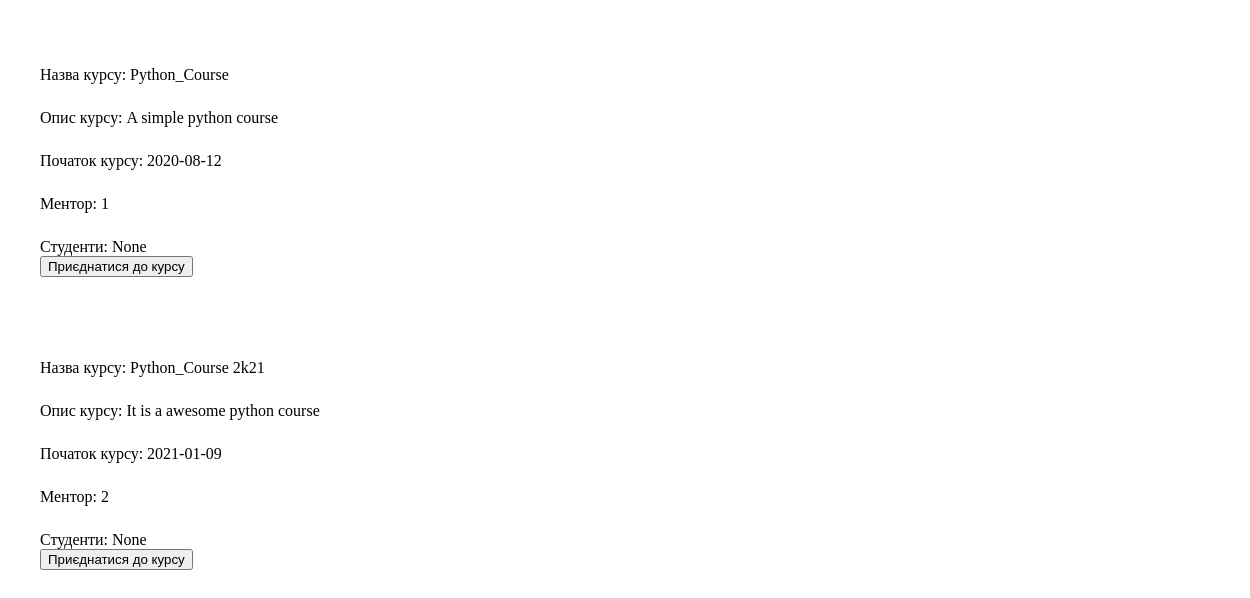
The app's page /main/course/list, older data.
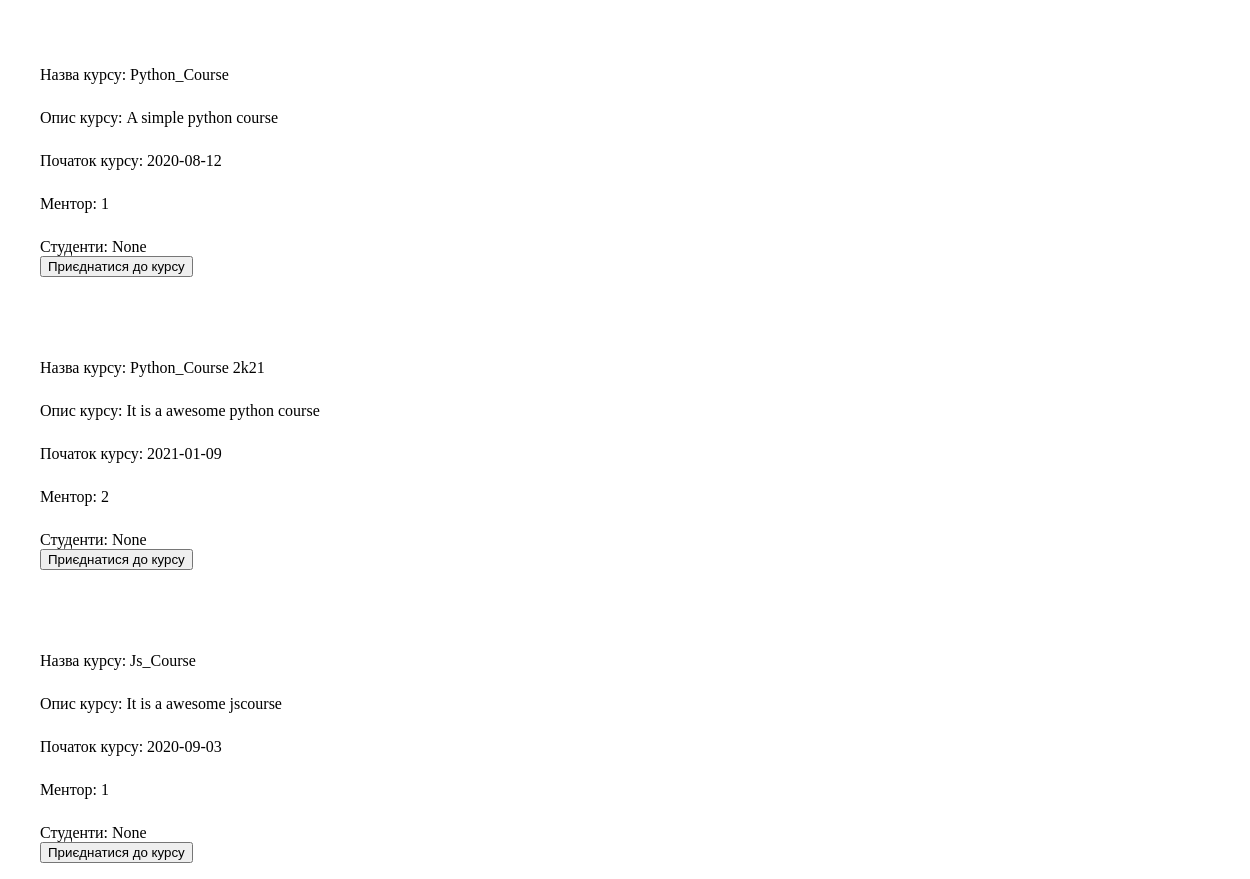
The same page, newer data.
### tables this page shows
CREATE TABLE course (
    author_id INTEGER NOT NULL,
    name TEXT NOT NULL,
    start_date DATE,
    descr TEXT NOT NULL,
    studends_id TEXT ,
    FOREIGN KEY (author_id) REFERENCES user_tab (id)
   
);

### flaskr/main.py (the view)
@bp.route('/course/list')
def course_list():
    db = get_db()
    courses = db.execute(
        'SELECT name, start_date, descr, studends_id, author_id'
        ' FROM course '
    ).fetchall()
    return render_template('course_list.html',courses=courses)

### flaskr/auth.py (called while the page is built)
@bp.before_app_request
def load_logged_in_user():
    user_id = session.get('user_id')
    if user_id is None:
        g.user = None
    else:
        g.user = get_db().execute(
            'SELECT * FROM user_tab WHERE id = ?', (user_id,)
        ).fetchone()

### flaskr/db.py (called while the page is built)
def get_db():
    if 'db' not in g:
        g.db = sqlite3.connect(
            current_app.config['DATABASE'],
            detect_types=sqlite3.PARSE_DECLTYPES
        )
        g.db.row_factory = sqlite3.Row
    return g.db

### flaskr/templates/course_list.html (shortened to what this page needs)
<!DOCTYPE html>
<html lang="en">
<head>
</head>
<body>
    {% for courses in courses %}
    <div class="courses">
        <ul>
            <li>Назва курсу: {{courses['name']}}</li>
            <li>Опис курсу: {{courses['descr']}}</li>
            <li>Початок курсу: {{courses['start_date']}}</li>
            <li>Ментор: {{courses['author_id']}}</li>
            <li>Студенти: {{courses['studends_id']}}</li>
            <form action="">
                <button>Приєднатися до курсу</button>
            </form>
        </ul>
    </div>
    {% endfor %}
</body>
</html>

### flaskr/templates/course_list.html (style rules this page uses)
.courses { display: flex; flex-direction: column; }
body { margin: 0; padding: 0; }
.courses li { padding-top: 25px; }
.courses ul { list-style: none; padding-top: 25px; width: 100%; height: 100%; }

Row changes from the older to the newer data that the page shows:
added course: name "Js_Course", descr "It is a awesome jscourse", start_date "2020-09-03", author_id "1", studends_id "None"
